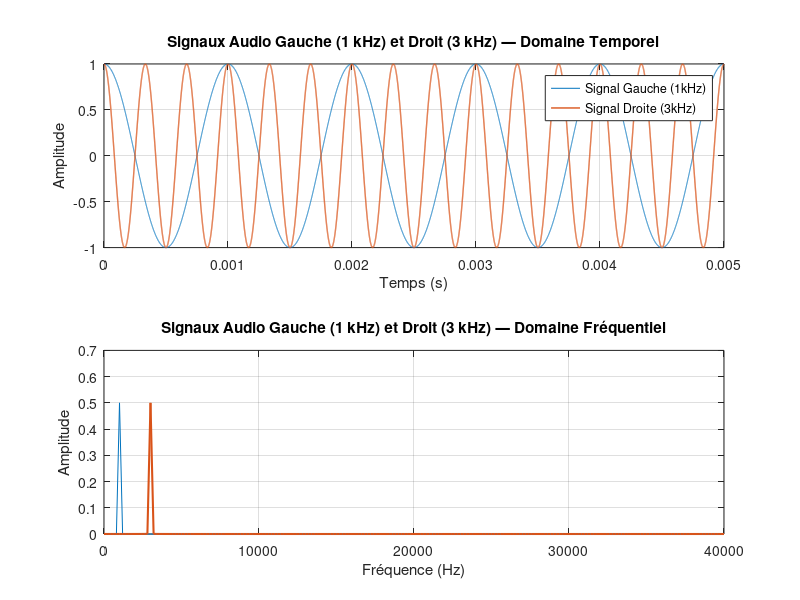
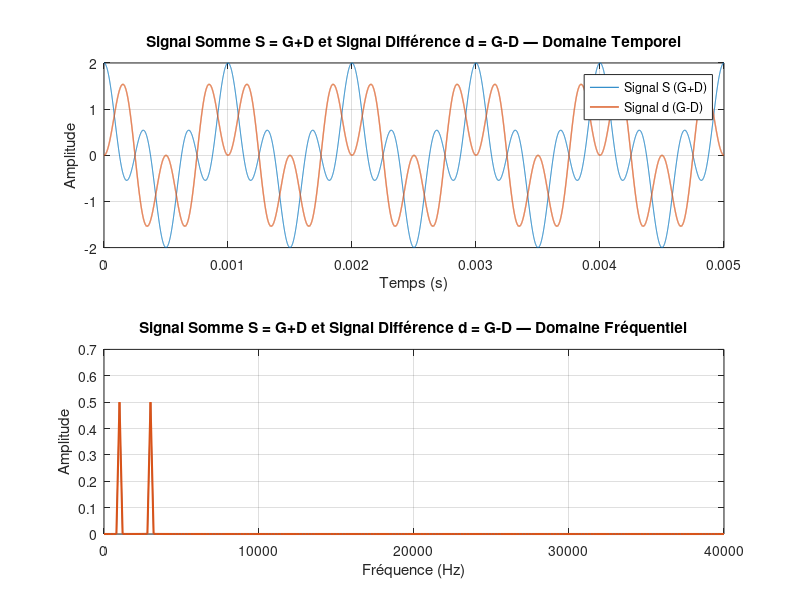
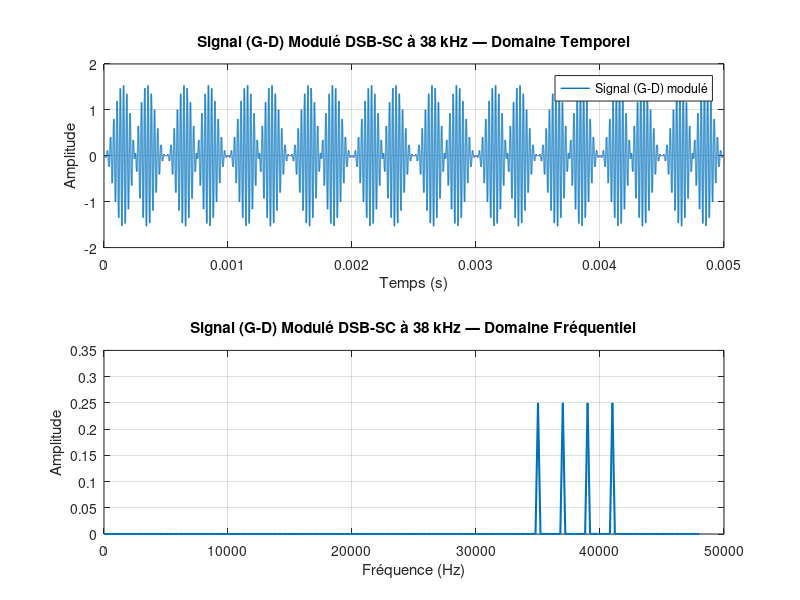
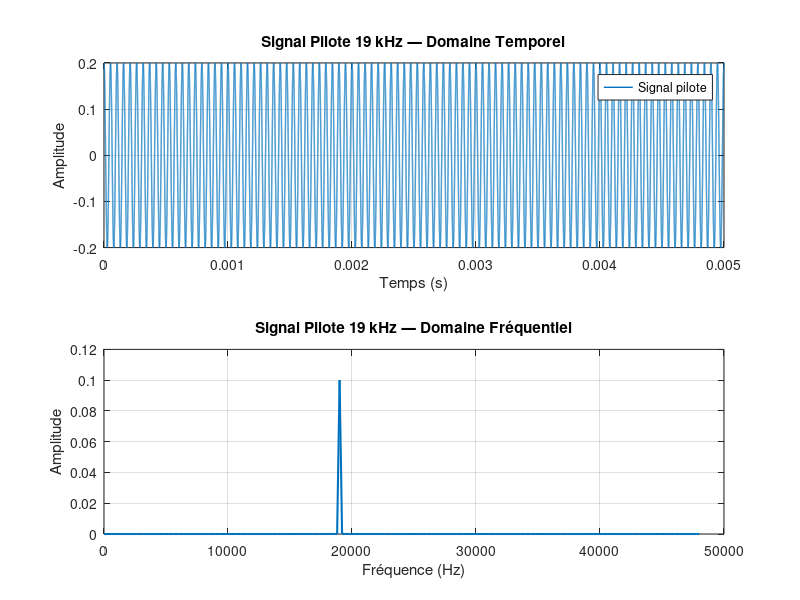

The MATLAB source for these figures, in order: (Note: this script raises an error after producing the figures.)
clear all;
clc;

%% ── CONSTANTES GLOBALES ──────────────────────────────────────────────────
f1  = 1000;     % Fréquence signal Gauche (Hz)
f2  = 3000;     % Fréquence signal Droite (Hz)
f3  = 38000;    % Fréquence porteuse DSB-SC (Hz)
f4  = 19000;    % Fréquence pilote (Hz)
fc  = 100000;   % Fréquence porteuse FM (Hz)
kf  = 500000;   % Déviation de fréquence FM
Ap  = 0.2;      % Amplitude du signal pilote
SNR_dB   = 10;  % Rapport signal/bruit du canal FM (dB) — modifier ici
duration = 0.005;


%% ════════════════════════════════════════════════════════════════════════
%% PARTIE 1 : MODULATION STÉRÉOPHONIQUE
%% ════════════════════════════════════════════════════════════════════════

%% 1. Génération des signaux audio
fs = 1000 * f2;
T  = 0 : 1/fs : duration;
G  = cos(2*pi*f1*T);
D  = cos(2*pi*f2*T);

% 1. Tracé des signaux G et D (Temporel)
figure('Name', '1_Signaux Audio Gauche & Droit', 'NumberTitle', 'off')
subplot(2,1,1)
plot(T, G, T, D, 'LineWidth', 1)
xlabel('Temps (s)');  ylabel('Amplitude')
title('Signaux Audio Gauche (1 kHz) et Droit (3 kHz) — Domaine Temporel')
grid on
legend('Signal Gauche (1kHz)', 'Signal Droite (3kHz)')

% 2. Spectre FFT des signaux G et D (Fréquentiel)
L         = length(G);
freq_axis = (0:L-1) * (fs/L);
mask      = freq_axis <= 40000;
TFG = abs(fft(G)/L);
TFD = abs(fft(D)/L);

subplot(2,1,2)
plot(freq_axis(mask), TFG(mask), freq_axis(mask), TFD(mask), 'LineWidth', 1.5)
xlabel('Fréquence (Hz)');  ylabel('Amplitude')
title('Signaux Audio Gauche (1 kHz) et Droit (3 kHz) — Domaine Fréquentiel')
grid on


%% 2. Construction des signaux stéréo
S = G + D;
d = G - D;

% 1. Tracé des signaux S et d (Temporel)
figure('Name', '2_Signaux Somme & Différence (G+D, G-D)', 'NumberTitle', 'off')
subplot(2,1,1)
plot(T, S, T, d, 'LineWidth', 1)
xlabel('Temps (s)');  ylabel('Amplitude')
title('Signal Somme S = G+D et Signal Différence d = G-D — Domaine Temporel')
grid on
legend('Signal S (G+D)', 'Signal d (G-D)')

% 2. Spectre FFT des signaux S et d (Fréquentiel)
TFS = abs(fft(S)/L);
TFd = abs(fft(d)/L);

subplot(2,1,2)
plot(freq_axis(mask), TFS(mask), freq_axis(mask), TFd(mask), 'LineWidth', 1.5)
xlabel('Fréquence (Hz)');  ylabel('Amplitude')
title('Signal Somme S = G+D et Signal Différence d = G-D — Domaine Fréquentiel')
grid on


%% 3. Modulation du signal G-D
fs = 1000 * f3;
T  = 0 : 1/fs : duration;
G  = cos(2*pi*f1*T);
D  = cos(2*pi*f2*T);
x3 = (G-D) .* cos(2*pi*f3*T);

% 1. Tracé de x3(t) (Temporel)
figure('Name', '3_Signal G-D Modulé DSB-SC à 38 kHz', 'NumberTitle', 'off')
subplot(2,1,1)
plot(T, x3, 'LineWidth', 1)
xlabel('Temps (s)');  ylabel('Amplitude')
title('Signal (G-D) Modulé DSB-SC à 38 kHz — Domaine Temporel')
grid on
legend('Signal (G-D) modulé')

% 2. Spectre FFT du signal (G-D) modulé (Fréquentiel)
L         = length(G);
freq_axis = (0:L-1) * (fs/L);
mask      = freq_axis <= 48000;
TFx3      = abs(fft(x3)/L);

subplot(2,1,2)
plot(freq_axis(mask), TFx3(mask), 'LineWidth', 1.5)
xlabel('Fréquence (Hz)');  ylabel('Amplitude')
title('Signal (G-D) Modulé DSB-SC à 38 kHz — Domaine Fréquentiel')
grid on


%% 4. Ajout du signal pilote
x4 = Ap * cos(2*pi*f4*T);   % fs et T identiques à la section 3

% 1. Tracé du signal pilote (Temporel)
figure('Name', '4_Signal Pilote 19 kHz', 'NumberTitle', 'off')
subplot(2,1,1)
plot(T, x4, 'LineWidth', 1)
xlabel('Temps (s)');  ylabel('Amplitude')
title('Signal Pilote 19 kHz — Domaine Temporel')
grid on
legend('Signal pilote')

% 2. Spectre FFT du signal pilote (Fréquentiel)
TFx4 = abs(fft(x4)/L);

subplot(2,1,2)
plot(freq_axis(mask), TFx4(mask), 'LineWidth', 1.5)
xlabel('Fréquence (Hz)');  ylabel('Amplitude')
title('Signal Pilote 19 kHz — Domaine Fréquentiel')
grid on


%% 5. Construction du multiplex x(t) = S(t) + x3(t) + x4(t)
fs = 1000 * f3;
T  = 0 : 1/fs : 0.002;     % durée réduite pour lisibilité
G  = cos(2*pi*f1*T);
D  = cos(2*pi*f2*T);
S  = G + D;
x3 = (G-D) .* cos(2*pi*f3*T);
x4 = Ap * cos(2*pi*f4*T);
x  = S + x3 + x4;

% 1. Tracé de x(t) (Temporel)
figure('Name', '5_Signal Multiplex Stéréo x(t)', 'NumberTitle', 'off')
subplot(2,1,1)
plot(T, x, 'LineWidth', 1)
xlabel('Temps (s)');  ylabel('Amplitude')
title('Signal Multiplex Stéréo x(t) = S + DSB-SC + Pilote — Domaine Temporel')
grid on
legend('Signal x(t)')

% 2. Spectre FFT du multiplex (Fréquentiel)
L         = length(G);
freq_axis = (0:L-1) * (fs/L);
mask      = freq_axis <= 48000;
TFx       = abs(fft(x)/L);

subplot(2,1,2)
plot(freq_axis(mask), TFx(mask), 'LineWidth', 1.5)
xlabel('Fréquence (Hz)');  ylabel('Amplitude')
title('Signal Multiplex Stéréo x(t) = S + DSB-SC + Pilote — Domaine Fréquentiel')
grid on


%% 6. Modulation FM
%% s(t) = cos(2π·fc·t + kf·∫x(t)dt), avec fc = 1 MHz

% 1. Implémentation de la modulation FM
fs = 1000 * f3;
T  = 0 : 1/fs : duration;
G  = cos(2*pi*f1*T);
D  = cos(2*pi*f2*T);
S  = G + D;
x3 = (G-D) .* cos(2*pi*f3*T);
x4 = Ap * cos(2*pi*f4*T);
x  = S + x3 + x4;

fc         = 1000000;      % ← 1 MHz au lieu de 100 kHz
integral_x = cumtrapz(T, x);
s = cos(2*pi*fc*T + kf*integral_x);

% Vérification : fréquence instantanée toujours positive
fi_min = fc - kf * max(abs(x)) / (2*pi);
fi_max = fc + kf * max(abs(x)) / (2*pi);
fprintf('Déviation max : %.1f kHz\n', kf*max(abs(x))/(2*pi*1000));
fprintf('fi : [%.1f kHz  →  %.1f kHz]  (toujours positif : %d)\n', ...
        fi_min/1000, fi_max/1000, fi_min > 0);

% 2. Tracé de s(t) (Temporel)
figure('Name', '6_Signal FM Modulé s(t) — Porteuse 1 MHz', 'NumberTitle', 'off')
subplot(2,1,1)
plot(T, s, 'LineWidth', 1)
xlabel('Temps (s)');  ylabel('Amplitude')
title('Signal FM Modulé s(t) — Porteuse 1 MHz — Domaine Temporel')
grid on;  legend('Signal s(t)')

% 3. Spectre de s(t) (Fréquentiel)
L         = length(G);
freq_axis = (0:L-1) * (fs/L);
mask      = freq_axis <= 2000000;          % affichage jusqu'à 2 MHz
TFs       = abs(fft(s)/L);

subplot(2,1,2)
plot(freq_axis(mask), TFs(mask), 'LineWidth', 1.5)
xlabel('Fréquence (Hz)');  ylabel('Amplitude')
title('Signal FM Modulé s(t) — Porteuse 1 MHz — Domaine Fréquentiel')
grid on


%% ════════════════════════════════════════════════════════════════════════
%% PARTIE 2 : DÉMODULATION STÉRÉOPHONIQUE
%% ════════════════════════════════════════════════════════════════════════

%% 0. Ajout de bruit AWGN sur le signal FM
% Puissance du signal s(t) (amplitude 1 → Ps = 0.5)
Ps        = mean(s.^2);
Pn        = Ps / (10^(SNR_dB/10));          % puissance du bruit cible
bruit     = sqrt(Pn) * randn(size(s));       % bruit blanc gaussien
s_bruite  = s + bruit;                       % signal FM bruité

fprintf('AWGN ajouté : SNR = %d dB  |  Pb = %.2e\n', SNR_dB, Pn);

%% 1. Démodulation FM (Discriminateur de phase amélioré)

% Amélioration 1 : Pré-filtrage BPF autour de fc = 1 MHz
% Bande de Carson : B = 2*(deviation + f_max) = 2*(246k + 38k) ≈ 568 kHz
% Fenêtre : [fc - 400kHz … fc + 400kHz] = [600 kHz … 1.4 MHz]
N_pre   = 200;
bpf_pre = fir1(N_pre, [600000 1400000] / (fs/2), 'bandpass');
s_filt  = filtfilt(bpf_pre, 1, s_bruite);

% Amélioration 2 : Discriminateur de phase
analytic_s = hilbert(s_filt);
inst_phase = unwrap(angle(analytic_s));
inst_omega = diff(inst_phase) * fs;

% Amélioration 3 : Filtre médian → supprime les pics de déphasage
inst_omega_clean = medfilt1(inst_omega, 7);

% Amélioration 4 : Post-filtrage LPF → supprime bruit > 60 kHz
lpf_post         = fir1(N_pre, 60000 / (fs/2), 'low');
inst_omega_clean = filtfilt(lpf_post, 1, inst_omega_clean);

x_demod = (inst_omega_clean - 2*pi*fc) / kf;
T_demod = T(1:end-1);

% 2. Comparer avec le signal multiplex original
L1    = length(x);
TFx   = abs(fft(x) / L1);
freq1 = (0:L1-1) * (fs / L1);

L2      = length(x_demod);
TFx_dem = abs(fft(x_demod) / L2);
freq2   = (0:L2-1) * (fs / L2);

mask1 = freq1 <= 200000;
mask2 = freq2 <= 200000;

figure('Name', '7_Démodulation FM — x(t) Original vs Récupéré', 'NumberTitle', 'off')
subplot(2,1,1)
plot(T, x, 'LineWidth', 1.5, 'DisplayName', 'x(t) original')
hold on
plot(T, s_bruite, 'LineWidth', 0.8, 'DisplayName', sprintf('s(t) bruité (SNR=%d dB)', SNR_dB))
plot(T_demod, x_demod, 'LineWidth', 1.2, 'DisplayName', 'x(t) démodulé')
hold off
xlabel('Temps (s)');  ylabel('Amplitude')
title('Multiplex x(t) Original vs Démodulé FM — Domaine Temporel')
grid on;  legend('Location', 'best')

subplot(2,1,2)
plot(freq1(mask1), TFx(mask1), 'LineWidth', 1.5, 'DisplayName', 'X(f) original')
hold on
plot(freq2(mask2), TFx_dem(mask2), 'LineWidth', 1.2, 'DisplayName', 'X(f) démodulé')
hold off
xlabel('Fréquence (Hz)');  ylabel('Amplitude')
title('Multiplex X(f) Original vs Démodulé FM — Domaine Fréquentiel')
grid on;  legend('Location', 'best')


%% 2. Extraction des composantes

%% ── Sous-échantillonnage de x_demod ────────────────────────────────────
fs_down      = 400000;
decim_factor = round(fs / fs_down);          % = 95
x_down       = resample(x_demod, 1, decim_factor);
T_down       = T_demod(1:decim_factor:end);
n_min        = min(length(x_down), length(T_down));
x_down       = x_down(1:n_min);
T_down       = T_down(1:n_min);

% Fonction utilitaire : spectre + axe fréquentiel
get_spectrum = @(sig, f_s) deal(abs(fft(sig)/length(sig)), ...
                                (0:length(sig)-1) * (f_s/length(sig)));

Fn = fs_down / 2;    % Fréquence de Nyquist = 200 kHz
N  = 300;            % Ordre filtre — donne 3×300=900 < 2000 échantillons ✓

% 1. Extraire G+D avec un filtre passe-bas (coupure à 8 kHz)
lpf_coeffs    = fir1(N, 10000/Fn, 'low');
GpD_extracted = filtfilt(lpf_coeffs, 1, x_down);
GpD_ref       = G + D;

% 2. Extraire G-D avec un filtre passe-bande (35–41 kHz)
bpf_coeffs    = fir1(N, [32000 44000]/Fn, 'bandpass');
GmD_extracted = filtfilt(bpf_coeffs, 1, x_down);
GmD_ref       = (G - D) .* cos(2*pi*f3*T);

% 3. Extraire le pilote 19 kHz (18.5–19.5 kHz)
pilot_coeffs    = fir1(N, [18950 19050]/Fn, 'bandpass');
pilot_extracted = filtfilt(pilot_coeffs, 1, x_down);
pilot_ref       = Ap * cos(2*pi*f4*T);

% Calcul des spectres (signaux extraits à fs_down, refs à fs)
[TF_GpD_ext,  F1] = get_spectrum(GpD_extracted,  fs_down);
[TF_GpD_ref,  ~ ] = get_spectrum(GpD_ref,         fs);
[TF_GmD_ext,  F2] = get_spectrum(GmD_extracted,  fs_down);
[TF_GmD_ref,  ~ ] = get_spectrum(GmD_ref,         fs);
[TF_pilot_ext,F3] = get_spectrum(pilot_extracted, fs_down);
[TF_pilot_ref,~ ] = get_spectrum(pilot_ref,        fs);
F_ref = (0:length(T)-1) * (fs/length(T));

cap = [15000, 60000, 30000];

% Figure 8 — G+D
figure('Name', '8_Extraction G+D — Filtre Passe-Bas', 'NumberTitle', 'off')
subplot(2,1,1)
mask_e = F1 <= cap(1);   mask_r = F_ref <= cap(1);
plot(F_ref(mask_r), TF_GpD_ref(mask_r), 'b',   'LineWidth', 1.5, 'DisplayName', 'G+D original')
hold on
plot(F1(mask_e),    TF_GpD_ext(mask_e),  'r--', 'LineWidth', 1.2, 'DisplayName', 'G+D extrait (LPF)')
hold off
xlabel('Fréquence (Hz)');  ylabel('Amplitude')
title('Extraction G+D par Filtre Passe-Bas — Comparaison Spectrale')
grid on;  legend('Location', 'best')

subplot(2,1,2)
plot(T,      GpD_ref,       'b',   'LineWidth', 1.5, 'DisplayName', 'G+D original')
hold on
plot(T_down, GpD_extracted, 'r--', 'LineWidth', 1.2, 'DisplayName', 'G+D extrait (LPF)')
hold off
xlabel('Temps (s)');  ylabel('Amplitude')
title('Extraction G+D par Filtre Passe-Bas — Comparaison Temporelle')
grid on;  legend('Location', 'best')
sgtitle('Extraction de G+D par Filtre Passe-Bas', 'FontSize', 13)

% Figure 9 — G-D
figure('Name', '9_Extraction G-D — Filtre Passe-Bande 38 kHz', 'NumberTitle', 'off')
subplot(2,1,1)
mask_e = F2 <= cap(2);   mask_r = F_ref <= cap(2);
plot(F_ref(mask_r), TF_GmD_ref(mask_r), 'b',   'LineWidth', 1.5, 'DisplayName', 'G-D original')
hold on
plot(F2(mask_e),    TF_GmD_ext(mask_e),  'r--', 'LineWidth', 1.2, 'DisplayName', 'G-D extrait (BPF 38 kHz)')
hold off
xlabel('Fréquence (Hz)');  ylabel('Amplitude')
title('Extraction G-D par Filtre Passe-Bande (38 kHz) — Comparaison Spectrale')
grid on;  legend('Location', 'best')

subplot(2,1,2)
plot(T,      GmD_ref,       'b',   'LineWidth', 1.5, 'DisplayName', 'G-D original')
hold on
plot(T_down, GmD_extracted, 'r--', 'LineWidth', 1.2, 'DisplayName', 'G-D extrait (BPF 38 kHz)')
hold off
xlabel('Temps (s)');  ylabel('Amplitude')
title('Extraction G-D par Filtre Passe-Bande (38 kHz) — Comparaison Temporelle')
grid on;  legend('Location', 'best')
sgtitle('Extraction de G-D par Filtre Passe-Bande (38 kHz)', 'FontSize', 13)

% Figure 10 — Pilote 19 kHz
figure('Name', '10_Extraction Pilote — Filtre Passe-Bande 19 kHz', 'NumberTitle', 'off')
subplot(2,1,1)
mask_e = F3 <= cap(3);   mask_r = F_ref <= cap(3);
plot(F_ref(mask_r), TF_pilot_ref(mask_r), 'b',   'LineWidth', 1.5, 'DisplayName', 'Pilote original')
hold on
plot(F3(mask_e),    TF_pilot_ext(mask_e),  'r--', 'LineWidth', 1.2, 'DisplayName', 'Pilote extrait (BPF 19 kHz)')
hold off
xlabel('Fréquence (Hz)');  ylabel('Amplitude')
title('Extraction Signal Pilote 19 kHz par Filtre Passe-Bande — Comparaison Spectrale')
grid on;  legend('Location', 'best')

subplot(2,1,2)
plot(T,      pilot_ref,       'b',   'LineWidth', 1.5, 'DisplayName', 'Pilote original')
hold on
plot(T_down, pilot_extracted, 'r--', 'LineWidth', 1.2, 'DisplayName', 'Pilote extrait (BPF 19 kHz)')
hold off
xlabel('Temps (s)');  ylabel('Amplitude')
title('Extraction Signal Pilote 19 kHz par Filtre Passe-Bande — Comparaison Temporelle')
grid on;  legend('Location', 'best')
sgtitle('Extraction du Signal Pilote 19 kHz par Filtre Passe-Bande', 'FontSize', 13)


%% 3. Reconstruction du signal 38 kHz

% ── Principe : Doubleur de phase (Hilbert) ──────────────────────────────
% Au lieu de p²(t) → BPF (qui conserve mal la phase après filtrage),
% on extrait la phase instantanée du pilote via Hilbert puis on la double :
%   pilote(t) = A·cos(2π·f4·t + φ(t))
%   → phase_pilote = unwrap(angle(hilbert(pilote)))  ≈ 2π·f4·t + φ(t)
%   → carrier_38k  = cos(2 × phase_pilote)           = cos(2π·f3·t + 2φ(t))
% Cela garantit que la porteuse reconstruite est parfaitement synchrone
% avec le signal G-D qui avait été modulé avec le même cos(2π·f3·t).

% 1. Ré-extraction du pilote avec filtre d'ordre plus élevé (à fs_down)
%    On peut monter à N=500 car 3×500=1500 < length(x_down)≈2000
N_hi = 500;
pilot_coeffs_hi = fir1(N_hi, [18200 19800] / (fs_down/2), 'bandpass');
pilot_clean     = filtfilt(pilot_coeffs_hi, 1, x_down);

% 2. Générer le signal 38 kHz à partir de la phase instantanée du pilote
pilot_analytic  = hilbert(pilot_clean);
pilot_phase     = unwrap(angle(pilot_analytic));
carrier_38k     = cos(2 * pilot_phase);          % doublement de phase

% Référence idéale (pour comparaison)
carrier_38k_ref = cos(2*pi*f3*T_down);

% Spectres
[TF_carrier,     F_c] = get_spectrum(carrier_38k,     fs_down);
[TF_carrier_ref, ~  ] = get_spectrum(carrier_38k_ref, fs_down);
[TF_pilot_clean, ~  ] = get_spectrum(pilot_clean,     fs_down);
[TF_pilot_raw,   ~  ] = get_spectrum(pilot_extracted, fs_down);

% Tracé — Reconstruction 38 kHz
figure('Name', '11_Reconstruction Porteuse 38 kHz — Doublement de Phase', 'NumberTitle', 'off')
subplot(2,1,1)
mask_e = F_c <= 60000;
plot(F_c(mask_e), TF_carrier_ref(mask_e), 'b',   'LineWidth', 1.5, ...
     'DisplayName', 'cos(38kHz) idéal')
hold on
plot(F_c(mask_e), TF_carrier(mask_e),     'r--', 'LineWidth', 1.2, ...
     'DisplayName', 'cos(38kHz) reconstruit')
plot(F_c(mask_e), TF_pilot_clean(mask_e), 'g:',  'LineWidth', 1.0, ...
     'DisplayName', 'pilote extrait (BPF ordre 500)')
hold off
xlabel('Fréquence (Hz)');  ylabel('Amplitude')
title('Reconstruction Porteuse 38 kHz par Doublement de Phase — Comparaison Spectrale')
grid on;  legend('Location', 'best')

subplot(2,1,2)
n_show = round(0.0002 * fs_down);    % afficher 0.2 ms pour voir les cycles
plot(T_down(1:n_show), carrier_38k_ref(1:n_show), 'b',   'LineWidth', 1.5, ...
     'DisplayName', 'cos(38kHz) idéal')
hold on
plot(T_down(1:n_show), carrier_38k(1:n_show),     'r--', 'LineWidth', 1.2, ...
     'DisplayName', 'cos(38kHz) reconstruit')
hold off
xlabel('Temps (s)');  ylabel('Amplitude')
title('Reconstruction Porteuse 38 kHz par Doublement de Phase — Comparaison Temporelle (zoom 0.2 ms)')
grid on;  legend('Location', 'best')
sgtitle('Reconstruction de la Porteuse 38 kHz par Doublement de Phase (Hilbert)', 'FontSize', 13)


%% 4. Démodulation du signal G-D

% 1. Multiplier par cos(2π·38 kHz·t) reconstruit
GmD_demod_raw = GmD_extracted .* carrier_38k;
% → (G-D)·cos²(38k) = (G-D)/2 · [1 + cos(76kHz)]

% 2. Appliquer un filtre passe-bas ordre élevé (coupure 8 kHz)
lpf_GmD   = fir1(N_hi, 8000 / (fs_down/2), 'low');
GmD_demod = filtfilt(lpf_GmD, 1, GmD_demod_raw);

% Facteur ×2 : la multiplication par cos² réduit l'amplitude de moitié
GmD_demod = 2 * GmD_demod;

% Correction d'amplitude résiduelle par normalisation sur signal de référence
GmD_ref_down = cos(2*pi*f1*T_down) - cos(2*pi*f2*T_down);
amp_ratio    = rms(GmD_ref_down) / rms(GmD_demod);
GmD_demod    = GmD_demod * amp_ratio;

fprintf('Correction amplitude G-D : facteur = %.4f\n', amp_ratio);

% 3. Vérifier que l'on récupère G-D
[TF_GmD_demod, F_gmd] = get_spectrum(GmD_demod,    fs_down);
[TF_GmD_ideal, ~    ] = get_spectrum(GmD_ref_down, fs_down);
mask_gmd = F_gmd <= 10000;

% Tracé — Démodulation G-D
figure('Name', '12_Démodulation G-D — × Porteuse 38 kHz + FPB', 'NumberTitle', 'off')
subplot(2,1,1)
plot(F_gmd(mask_gmd), TF_GmD_ideal(mask_gmd), 'b',   'LineWidth', 1.5, ...
     'DisplayName', 'G-D original')
hold on
plot(F_gmd(mask_gmd), TF_GmD_demod(mask_gmd), 'r--', 'LineWidth', 1.2, ...
     'DisplayName', 'G-D démodulé (LPF)')
hold off
xlabel('Fréquence (Hz)');  ylabel('Amplitude')
title('Démodulation G-D (× Porteuse 38 kHz Reconstruite + FPB) — Comparaison Spectrale')
grid on;  legend('Location', 'best')

subplot(2,1,2)
plot(T_down, GmD_ref_down, 'b',   'LineWidth', 1.5, 'DisplayName', 'G-D original')
hold on
plot(T_down, GmD_demod,    'r--', 'LineWidth', 1.2, 'DisplayName', 'G-D démodulé (LPF)')
hold off
xlabel('Temps (s)');  ylabel('Amplitude')
title('Démodulation G-D (× Porteuse 38 kHz Reconstruite + FPB) — Comparaison Temporelle')
grid on;  legend('Location', 'best')
sgtitle('Démodulation du Signal G-D (× Porteuse 38 kHz Reconstruite + FPB)', 'FontSize', 13)


%% 5. Reconstruction des canaux
%% G = (S + Δ)/2,   D = (S - Δ)/2

% Aligner les longueurs (GpD_extracted et GmD_demod sont sur T_down)
n_min2    = min(length(GpD_extracted), length(GmD_demod));
S_rec     = GpD_extracted(1:n_min2);
Delta_rec = GmD_demod(1:n_min2);
T_rec     = T_down(1:n_min2);

% 1. Reconstituer G(t) et D(t)
G_rec = (S_rec + Delta_rec) / 2;
D_rec = (S_rec - Delta_rec) / 2;

G_ref_down = cos(2*pi*f1*T_rec);
D_ref_down = cos(2*pi*f2*T_rec);

% Spectres
[TF_G_rec, F_g] = get_spectrum(G_rec,      fs_down);
[TF_G_ref, ~  ] = get_spectrum(G_ref_down, fs_down);
[TF_D_rec, F_d] = get_spectrum(D_rec,      fs_down);
[TF_D_ref, ~  ] = get_spectrum(D_ref_down, fs_down);
mask_audio = F_g <= 10000;

% Figure 13 — Canal Gauche G
figure('Name', '13_Reconstruction Canal Gauche G(t)', 'NumberTitle', 'off')
subplot(2,1,1)
plot(F_g(mask_audio), TF_G_ref(mask_audio), 'b',   'LineWidth', 1.5, ...
     'DisplayName', 'G original')
hold on
plot(F_g(mask_audio), TF_G_rec(mask_audio), 'r--', 'LineWidth', 1.2, ...
     'DisplayName', 'G reconstruit')
hold off
xlabel('Fréquence (Hz)');  ylabel('Amplitude')
title('Canal Gauche G Reconstruit — Comparaison Spectrale')
grid on;  legend('Location', 'best')

subplot(2,1,2)
plot(T_rec, G_ref_down, 'b',   'LineWidth', 1.5, 'DisplayName', 'G original')
hold on
plot(T_rec, G_rec,      'r--', 'LineWidth', 1.2, 'DisplayName', 'G reconstruit')
hold off
xlabel('Temps (s)');  ylabel('Amplitude')
title('Canal Gauche G Reconstruit — Comparaison Temporelle')
grid on;  legend('Location', 'best')
sgtitle('Reconstruction du Canal Gauche G(t)', 'FontSize', 13)

% Figure 14 — Canal Droit D
figure('Name', '14_Reconstruction Canal Droit D(t)', 'NumberTitle', 'off')
subplot(2,1,1)
plot(F_d(mask_audio), TF_D_ref(mask_audio), 'b',   'LineWidth', 1.5, ...
     'DisplayName', 'D original')
hold on
plot(F_d(mask_audio), TF_D_rec(mask_audio), 'r--', 'LineWidth', 1.2, ...
     'DisplayName', 'D reconstruit')
hold off
xlabel('Fréquence (Hz)');  ylabel('Amplitude')
title('Canal Droit D Reconstruit — Comparaison Spectrale')
grid on;  legend('Location', 'best')

subplot(2,1,2)
plot(T_rec, D_ref_down, 'b',   'LineWidth', 1.5, 'DisplayName', 'D original')
hold on
plot(T_rec, D_rec,      'r--', 'LineWidth', 1.2, 'DisplayName', 'D reconstruit')
hold off
xlabel('Temps (s)');  ylabel('Amplitude')
title('Canal Droit D Reconstruit — Comparaison Temporelle')
grid on;  legend('Location', 'best')
sgtitle('Reconstruction du Canal Droit D(t)', 'FontSize', 13)

% 3. Calcul de l'erreur
err_G  = G_rec - G_ref_down;
err_D  = D_rec - D_ref_down;
MSE_G  = mean(err_G.^2);
MSE_D  = mean(err_D.^2);
RMSE_G = sqrt(MSE_G);
RMSE_D = sqrt(MSE_D);
SNR_G  = 10 * log10(mean(G_ref_down.^2) / MSE_G);
SNR_D  = 10 * log10(mean(D_ref_down.^2) / MSE_D);

fprintf('\n── Erreur de reconstruction ──────────────────\n')
fprintf('Canal G :  RMSE = %.4f   SNR = %.1f dB\n', RMSE_G, SNR_G)
fprintf('Canal D :  RMSE = %.4f   SNR = %.1f dB\n', RMSE_D, SNR_D)
fprintf('──────────────────────────────────────────────\n')

% Figure 15 — Erreur temporelle G et D
figure('Name', '15_Erreur de Reconstruction G & D', 'NumberTitle', 'off')
subplot(2,1,1)
plot(T_rec, err_G, 'r', 'LineWidth', 1)
xlabel('Temps (s)');  ylabel('Erreur')
title(sprintf('Erreur de Reconstruction G(t)  —  RMSE = %.4f  |  SNR = %.1f dB', RMSE_G, SNR_G))
grid on

subplot(2,1,2)
plot(T_rec, err_D, 'r', 'LineWidth', 1)
xlabel('Temps (s)');  ylabel('Erreur')
title(sprintf('Erreur de Reconstruction D(t)  —  RMSE = %.4f  |  SNR = %.1f dB', RMSE_D, SNR_D))
grid on
sgtitle('Erreur de Reconstruction des Canaux Gauche G et Droit D', 'FontSize', 13)
